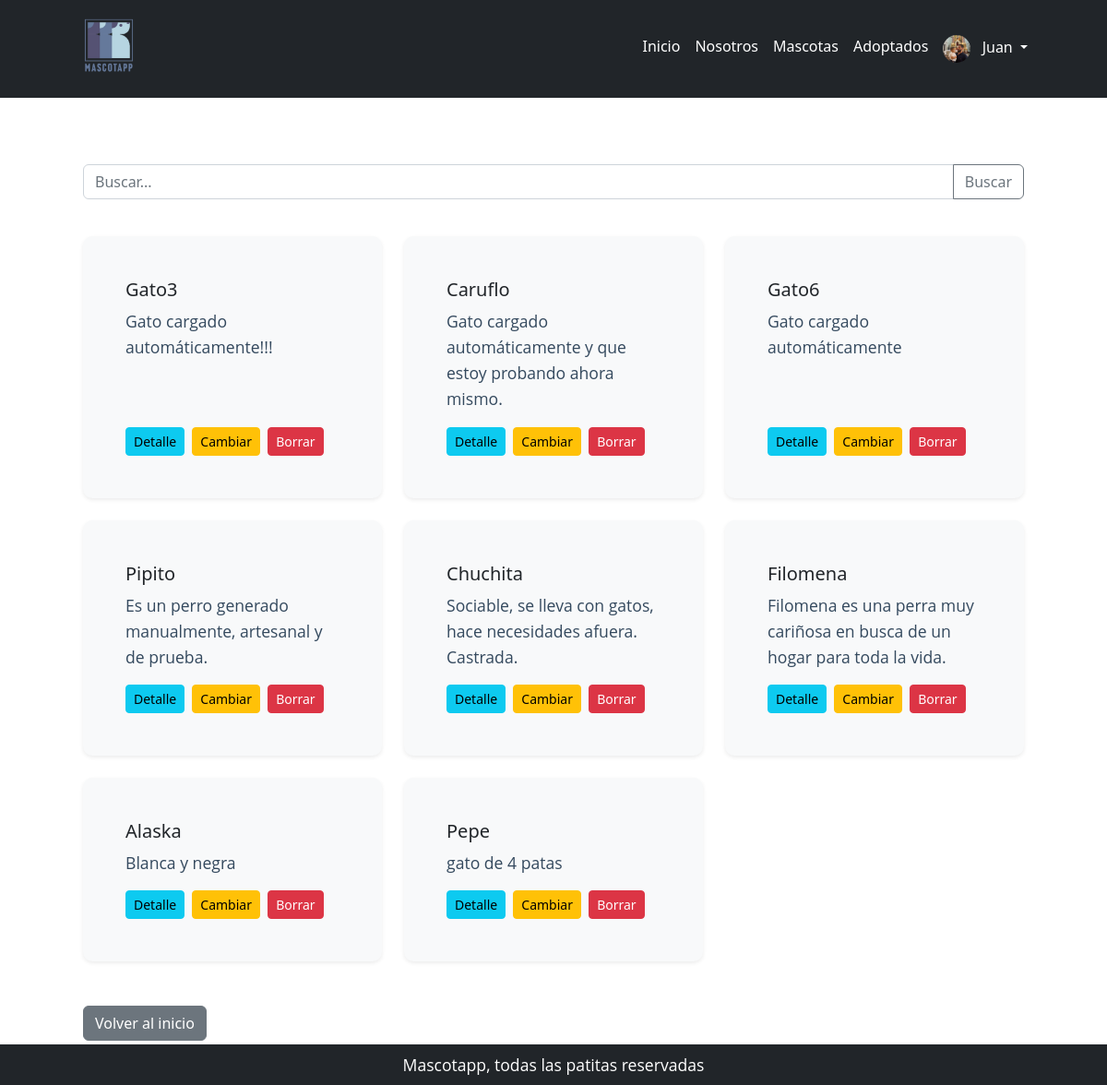
Screenshot of /mascota/lista/ (signed in) with the database file from the repository.
### core/models.py (models this page shows)
class Usuario(AbstractUser):
    profile_pic = models.ImageField(upload_to='profile_pics/', blank=True, null=True)
    groups = models.ManyToManyField(Group, related_name='custom_user_set')
    user_permissions = models.ManyToManyField(Permission, related_name='custom_user_set_permissions')

### mascota/models.py (models this page shows, shortened)
class Mascota(models.Model):
    categoria_id = models.ForeignKey(
        MascotaCategoria, null=True, blank=True, on_delete=models.SET_NULL, verbose_name="categoría de mascota"
    )
    adoptada = models.BooleanField(default=False)
    nombre = models.CharField(max_length=100)
    especie = models.CharField(max_length=100)
    tamano = models.CharField(max_length=100)
    edad = models.IntegerField()
    descripcion = models.TextField(null=True, blank=True, verbose_name="descripción")
    fecha_actualizacion = models.DateField(
        null=True, blank=True, default=timezone.now, editable=False, verbose_name="fecha de actualización"
    )
    foto = models.ImageField(upload_to='mascotas/', null=True, blank=True, verbose_name="foto")
    class Meta:
        verbose_name = "mascota"
        verbose_name_plural = "mascotas"

### mascota/views.py (the view)
# urls.py: path('lista/', mascota_list, name='lista_mascotas'),
@login_required
def mascota_list(request):
    nombre = request.GET.get('consulta', None)
    queryset = Mascota.objects.all()
    if nombre:
        queryset = queryset.filter(nombre__icontains=nombre)
    return render(request, 'mascota/mascota_list.html', {'mascotas': queryset})

### mascota/templates/mascota/mascota_list.html (shortened to what this page needs)
{% extends 'core/base.html' %}
{% load static %}
{% block contenido %}
<section class="container my-5">
    <section class="py-4">
        <form class="input-group mb-3" action="{% url 'mascota:lista_mascotas' %}" method="get">
            <input type="text" class="form-control" name="consulta" placeholder="Buscar..." aria-label="Buscar">
            <button class="btn btn-outline-secondary" type="submit" id="button-addon2">Buscar</button>
        </form>
    </section>
    {% if not mascotas %}
        <p>No tenemos mascotas en adopción actualmente! 🥳</p>
    {% else %}
        <div class="row">
            {% for mascota in mascotas %}
                <div class="col-md-4 mb-4">
                    <div class="card h-100 shadow-sm">
                        <div class="card-body d-flex flex-column">
                            <h5 class="card-title">{{ mascota.nombre }}</h5>
                            <p class="card-text">{{ mascota.descripcion|truncatewords:20 }}</p>
                            <div class="mt-auto">
                                <a href="{% url 'mascota:detalle_mascota' mascota.id %}" class="btn btn-info btn-sm me-1">Detalle</a>
                                {% if user.is_superuser %}
                                    <a href="{% url 'mascota:actualizar_mascota' mascota.id %}" class="btn btn-warning btn-sm me-1">Cambiar</a>
                                    <a href="{% url 'mascota:mascota_confirm_delete' mascota.id %}" class="btn btn-danger btn-sm">Borrar</a>
                                {% endif %}
                            </div>
                        </div>
                    </div>
                </div>
            {% endfor %}
        </div>
    {% endif %}
    <section class="mt-4">
        <a class="btn btn-secondary" href="{% url 'core:home' %}" role="button">Volver al inicio</a>
    </section>
</section>
{% endblock contenido %}

### core/templates/core/base.html (shortened to what this page needs)
{% load static %}
<!DOCTYPE html>
<html lang="es">
    <head>
        <link href="{% static 'core/css/styles.css' %}" rel="stylesheet" />
    </head>
    <body>
        {% include 'core/components/navbar.html' %}
        <div class="container px-4 px-lg-5 mt-4">
            {% block contenido %}
            {% endblock contenido %}
        </div>
        {% include 'core/components/footer.html' %}
    </body>
</html>

### core/templates/core/components/navbar.html (shortened to what this page needs)
{% load static %}
<nav class="navbar navbar-expand-lg navbar-dark bg-dark">
    <div class="container px-5">
        <a class="navbar-brand" href="{% url 'core:home' %}"><img src="{% static "core/img/logo.webp.png" %}" alt="Mascotapp"></a>
        <div class="collapse navbar-collapse" id="navbarSupportedContent">
            <ul class="navbar-nav ms-auto mb-2 mb-lg-0">
                <li class="nav-item"><a class="nav-link {% if request.path == "/" %} active {% endif %}" aria-current="page" href="{% url 'core:home' %}">Inicio</a></li>
                <li class="nav-item"><a class="nav-link {% if request.path == "/about" %} active {% endif %}" href="{% url 'core:sobre_mi' %}">Nosotros</a></li>
                {% if user.is_authenticated %}
                    <li class="nav-item"><a class="nav-link {% if request.path == "/mascota/lista/" %} active {% endif %}" href="{% url 'mascota:lista_mascotas' %}">Mascotas</a></li>
                    <li class="nav-item"><a class="nav-link {% if request.path == "/adopcion/" %} active {% endif %}" href="{% url 'adopcion:adopcion_list' %}">Adoptados</a></li>
                    <li class="nav-item dropdown">
                        <a class="nav-link dropdown-toggle text-capitalize" href="#" id="navbarDropdown" role="button" data-bs-toggle="dropdown" aria-expanded="false">
                            {% if user.profile_pic %}
                                <img src="{{ user.profile_pic.url }}" alt="Profile Pic" class="profile-pic" style="width: 30px; height: 30px; border-radius: 50%; margin-right: 8px;">
                            {% endif %}
                            {{ user.username }}
                        </a>
                    </li>
                {% else %}
                    <li class="nav-item"><a class="nav-link {% if request.path == "/login/" %} active {% endif %}" href="{% url 'core:login' %}">Login</a></li>
                    <li class="nav-item"><a class="nav-link {% if request.path == "/register/" %} active {% endif %}" href="{% url 'core:register' %}">Registrarse</a></li>
                {% endif %}
            </ul>
        </div>
    </div>
</nav>

### core/templates/core/components/footer.html
<footer class="py-2 bg-dark fixed-bottom">
    <div class="container px-4 px-lg-5">
        <p class="m-0 text-center text-white">Mascotapp, todas las patitas reservadas</p>
    </div>
</footer>

### rows the page displays
Usuario: profile_pic (picture), username "Juan"
Mascota: nombre "Gato3", descripcion "Gato cargado automáticamente!!!"
Mascota: nombre "Caruflo", descripcion "Gato cargado automáticamente y que estoy probando ahora mismo."
Mascota: nombre "Gato6", descripcion "Gato cargado automáticamente"
Mascota: nombre "Pipito", descripcion "Es un perro generado manualmente, artesanal y de prueba."
Mascota: nombre "Chuchita", descripcion "Sociable, se lleva con gatos, hace necesidades afuera. Castrada."
Mascota: nombre "Filomena", descripcion "Filomena es una perra muy cariñosa en busca de un hogar para toda la vida."
Mascota: nombre "Alaska", descripcion "Blanca y negra"
Mascota: nombre "Pepe", descripcion "gato de 4 patas"
